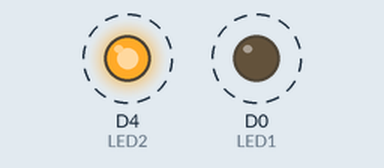
Bench run of a sketch on a simulated ESP8266 (NodeMCU). On the bench: output pins drawn as LEDs (lit = HIGH). Dashed ring = blinking.

Above: at 0.05 s.
Timing chart, 0 to 3.0 s (numbered marks = the images above):
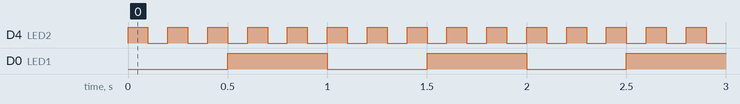

Measured:
- by itself, D4 (LED2): alternates HIGH for 0.10 s and LOW for 0.10 s
- by itself, D0 (LED1): alternates HIGH for 0.50 s and LOW for 0.50 s
- by itself, everything shown: repeats every 1.0 s, in 5 steps

The sketch:

attactBlink.ino
```cpp
/*
    Ticker ESP8266
    Hardware: NodeMCU
    Circuits4you.com
    2018
    LED Blinking using Ticker
*/
#include <Ticker.h>  //Ticker Library

Ticker blinker;

int LED1 = D0;  //On board LED
int LED2 = D4;  //On board LED

void changeState()
{
  digitalWrite(LED1, !(digitalRead(LED1)));  //Invert Current State of LED
}

void setup()
{
    Serial.begin(115200);
    Serial.println("");

    pinMode(LED1,OUTPUT);
    pinMode(LED2,OUTPUT);

    //Initialize Ticker every 0.5s
    blinker.attach(0.5, changeState); //Use attach_ms if you need time in ms
}

void loop()
{
 digitalWrite(LED2, HIGH);
 delay(100);
 digitalWrite(LED2, LOW);
 delay(100);
}
```
